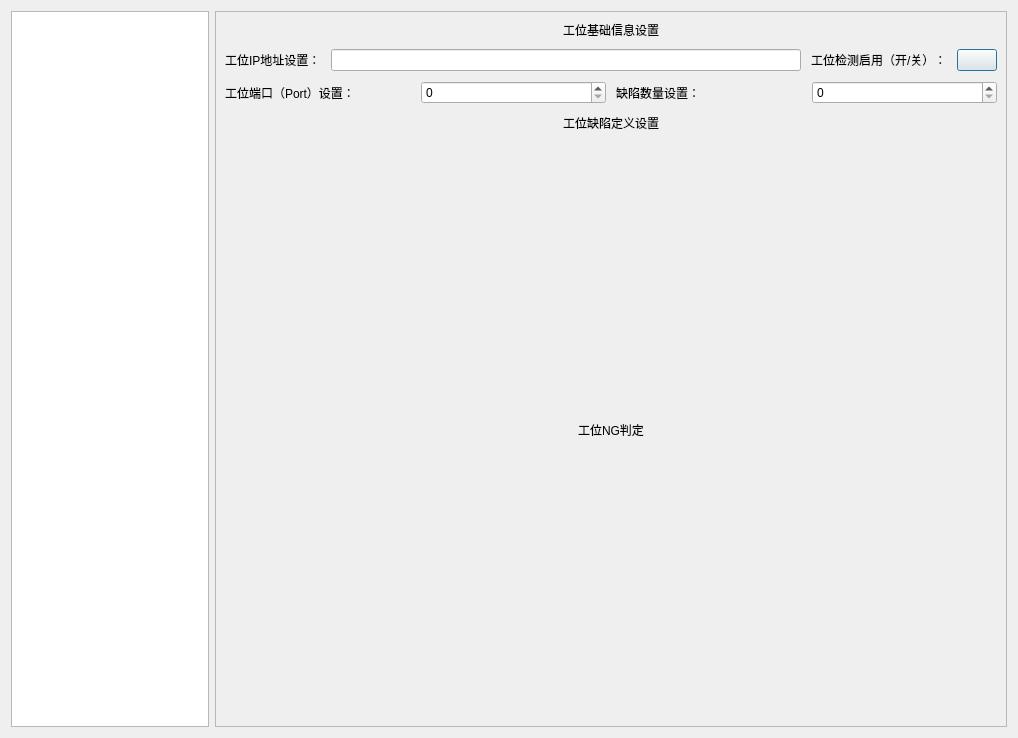
<?xml version="1.0" encoding="UTF-8"?>
<ui version="4.0">
 <class>Cfhs_StationSet</class>
 <widget class="QDialog" name="Cfhs_StationSet">
  <property name="geometry">
   <rect>
    <x>0</x>
    <y>0</y>
    <width>1018</width>
    <height>738</height>
   </rect>
  </property>
  <property name="windowTitle">
   <string>工位设置</string>
  </property>
  <layout class="QHBoxLayout" name="horizontalLayout" stretch="1,4">
   <item>
    <widget class="QListWidget" name="stationListWidget"/>
   </item>
   <item>
    <widget class="QFrame" name="stationFrame">
     <property name="frameShape">
      <enum>QFrame::StyledPanel</enum>
     </property>
     <property name="frameShadow">
      <enum>QFrame::Raised</enum>
     </property>
     <layout class="QVBoxLayout" name="verticalLayout" stretch="0,0,0,0,1,0,1">
      <property name="spacing">
       <number>10</number>
      </property>
      <item>
       <widget class="QLabel" name="stationBaseLabel">
        <property name="text">
         <string>工位基础信息设置</string>
        </property>
        <property name="alignment">
         <set>Qt::AlignCenter</set>
        </property>
       </widget>
      </item>
      <item>
       <layout class="QHBoxLayout" name="horizontalLayout_2">
        <item>
         <widget class="QLabel" name="stationIpLabel">
          <property name="text">
           <string>工位IP地址设置：</string>
          </property>
         </widget>
        </item>
        <item>
         <widget class="QLineEdit" name="stationIpLineEdit"/>
        </item>
        <item>
         <widget class="QLabel" name="stationEnableLabel">
          <property name="text">
           <string>工位检测启用（开/关）：</string>
          </property>
         </widget>
        </item>
        <item>
         <widget class="QPushButton" name="stationEnablePushButton"/>
        </item>
       </layout>
      </item>
      <item>
       <layout class="QHBoxLayout" name="horizontalLayout_3">
        <item>
         <widget class="QLabel" name="stationPortLabel">
          <property name="text">
           <string>工位端口（Port）设置：</string>
          </property>
         </widget>
        </item>
        <item>
         <widget class="QSpinBox" name="stationPortSpinBox"/>
        </item>
        <item>
         <widget class="QLabel" name="defectNumLabel">
          <property name="text">
           <string>缺陷数量设置：</string>
          </property>
         </widget>
        </item>
        <item>
         <widget class="QSpinBox" name="defectNumSpinBox"/>
        </item>
       </layout>
      </item>
      <item>
       <widget class="QLabel" name="stationDefectLabel">
        <property name="text">
         <string>工位缺陷定义设置</string>
        </property>
        <property name="alignment">
         <set>Qt::AlignCenter</set>
        </property>
       </widget>
      </item>
      <item>
       <widget class="Cfhs_Frame" name="defectFrame"/>
      </item>
      <item>
       <widget class="QLabel" name="stationNgLabel">
        <property name="text">
         <string>工位NG判定</string>
        </property>
        <property name="alignment">
         <set>Qt::AlignCenter</set>
        </property>
       </widget>
      </item>
      <item>
       <widget class="Cfhs_Frame" name="ngFrame"/>
      </item>
     </layout>
    </widget>
   </item>
  </layout>
 </widget>
 <customwidgets>
  <customwidget>
   <class>Cfhs_Frame</class>
   <extends>QFrame</extends>
   <header location="global">cfhs_frame.h</header>
   <container>1</container>
  </customwidget>
 </customwidgets>
 <resources/>
 <connections/>
</ui>
